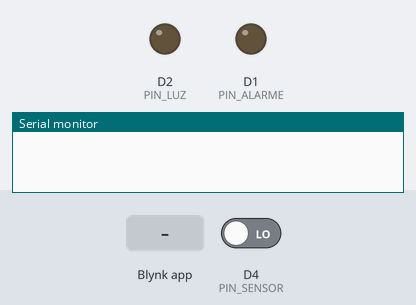
Simulated run of this sketch. Board: ESP8266 (NodeMCU). On the bench: output pins drawn as LEDs (lit = HIGH), the last lines printed to the serial monitor. Dashed ring = blinking. The inputs (shaded band) are chosen by the test bench; at power-on: D4 (PIN_SENSOR) LOW. WiFi joins after 1.5 s; servers stay silent unless stated.

Above: at 3.0 s.
3.1 s: Blynk app writes 1 to V1
At 3.25 s:
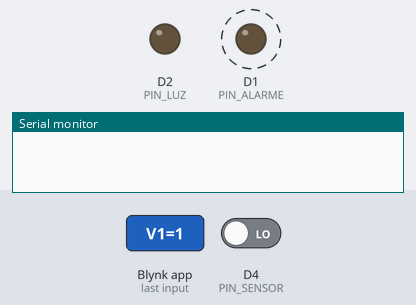
4.9 s: D4 (PIN_SENSOR) driven HIGH
At 6.3 s:
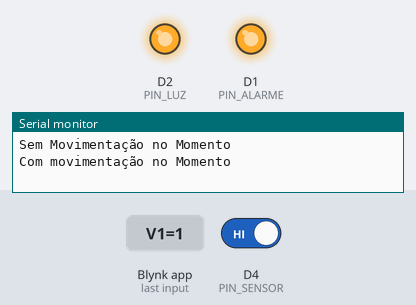
7.3 s: Blynk app writes 0 to V1
At 8.0 s:
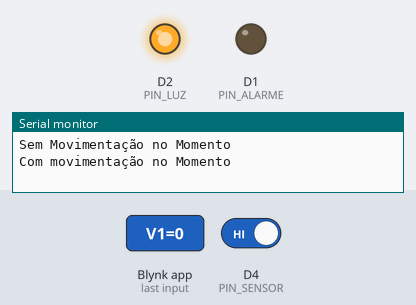
Timing chart, 0 to 10.3 s (numbered marks = the images above; inputs shaded):
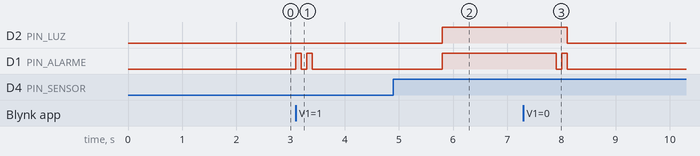

Measured:
- after the input at 3.1 s, D1 (PIN_ALARME): alternates HIGH for 0.10 s and LOW for 0.10 s, 4 changes in all, then stays LOW, starting at once
- after the input at 4.9 s, D2 (PIN_LUZ), D1 (PIN_ALARME): LOW → HIGH after 0.90 s
- after the input at 7.3 s, D2 (PIN_LUZ): HIGH → LOW after 0.81 s; D1 (PIN_ALARME): HIGH → LOW after 0.61 s, → HIGH 0.10 s later, → LOW 0.10 s later

The sketch:

sketch_SBNmcu.ino
```cpp
//Inicialização do Blynk
#define BLYNK_PRINT Serial // Inicia a animação do Blynk dentro do monitor serial
#define BLYNK_TEMPLATE_ID  "**********" //Template criado dentro da plataforma Blink

//Bibliotecas
#include <ESP8266WiFi.h> //Bibliote do ESP8266
#include <BlynkSimpleEsp8266.h> //Biblioteca do Blynk para ESP8266

//Valriáveis
char auth[] = "***********"; //Token para comunicação com o Blynk
char ssid[] = "***********"; //Nome da rede que o NODEMCU deve se conectar
char pass[] = "***********"; //Senha da rede que o NODEMCU deve se conectar
int alarme = 0; //Variável para tratamento de erro

//Definições
#define PIN_SENSOR D4  //Pino D4 como Pino para o Sensor de Presença
#define PIN_ALARME D1 //Pino D1 Para acionar a Sirene
#define PIN_LUZ D2 //Pino D2 para acionar uma luz no momento em que a Sirene for disparada

// Timer Blynk para leitura do sensor de presença
BlynkTimer TimerSensorPresenca;
void LerSensorPresenca(){
  int sinal = digitalRead(PIN_SENSOR); //variável interna para a leitura do sensor de presença
  String traducao = ""; //variável que faz a conversão dos dados enviados pelo sensor para uma String
    if (alarme == 1){
      if (sinal == HIGH){
        digitalWrite(PIN_ALARME, HIGH);
        digitalWrite(PIN_LUZ, HIGH);
        traducao = "Com movimentação no Momento"; //traduz o valor 1 enviado pelo sensor como uma string informando que há presença no momento
      }
      if (sinal == LOW){
        digitalWrite(PIN_ALARME, LOW);
        digitalWrite(PIN_LUZ, LOW);
        traducao = "Sem Movimentação no Momento"; //traduz o valor 0 enviado pelo sensor como uma string informando que não há presença no momento
      }
    }
    else{
      digitalWrite(PIN_ALARME, LOW);
      digitalWrite(PIN_LUZ, LOW);
      traducao = "Alarme Desligado";
    }
  Blynk.virtualWrite(V0, traducao);  //Pino Virtual 0 está definido no Blynk para coletar os dados do Ultrasônico
  Serial.println(traducao); //print da variável no monitor serial com delay de 2s
  delay(2000);
}

BLYNK_WRITE(V1){ //Parametro da biblioteca Blynk para iniciar o Pino Virtual 0 previamente configurado na paltaforma dentro do Template
  int ValorDoPino0 = param.asInt();//variável da biblioteca Blynk para a leitura dos botões
  if(ValorDoPino0 == 1){  //IF para no momento em que o botão de alarme for apertado popular a variável alarme com 1 e realizar um som caracteristico de alarme junto com a sirene
    alarme = 1;
    digitalWrite(PIN_ALARME, HIGH);
    delay(100);
    digitalWrite(PIN_ALARME, LOW);
    delay(100);
    digitalWrite(PIN_ALARME, HIGH);
    delay(100);
    digitalWrite(PIN_ALARME, LOW);
  }
  else {
  }
  if(ValorDoPino0 == 0){  //IF para no momento em que o botão de alarme for apertado popular a variável alarme com 0 e realizar um som caracteristico de alarme junto com a sirene
    alarme = 0;
    digitalWrite(PIN_ALARME, HIGH);
    delay(100);
    digitalWrite(PIN_ALARME, LOW);
    delay(100);
    digitalWrite(PIN_ALARME, HIGH);
    delay(100);
    digitalWrite(PIN_ALARME, LOW);
  }
  else {
  }
}

void setup(){
  //Definição dos Pinos como Saida e Entrada de Dados
  pinMode(PIN_SENSOR, INPUT);
  pinMode(PIN_ALARME, OUTPUT);
  pinMode(PIN_LUZ, OUTPUT);

  Serial.begin(9600); //Inicia o monitor Serial
  Blynk.begin(auth, ssid, pass);//Inicia o blynk utilizando as variáveis AUTH, SSID, PASS
  TimerSensorPresenca.setInterval(2000L, LerSensorPresenca);//Inicia o Timer Blynk com tempo de envio de 2000 milisegundos
  ESP.wdtDisable(); //Inicia a função de WatchDog fisica dentro do ESP8266
}

void loop(){
  ESP.wdtFeed();//Alimenta o WatchDog
  Blynk.run();//Inicializa o Blynk
  TimerSensorPresenca.run();//Inicializa o Timer
}
```
